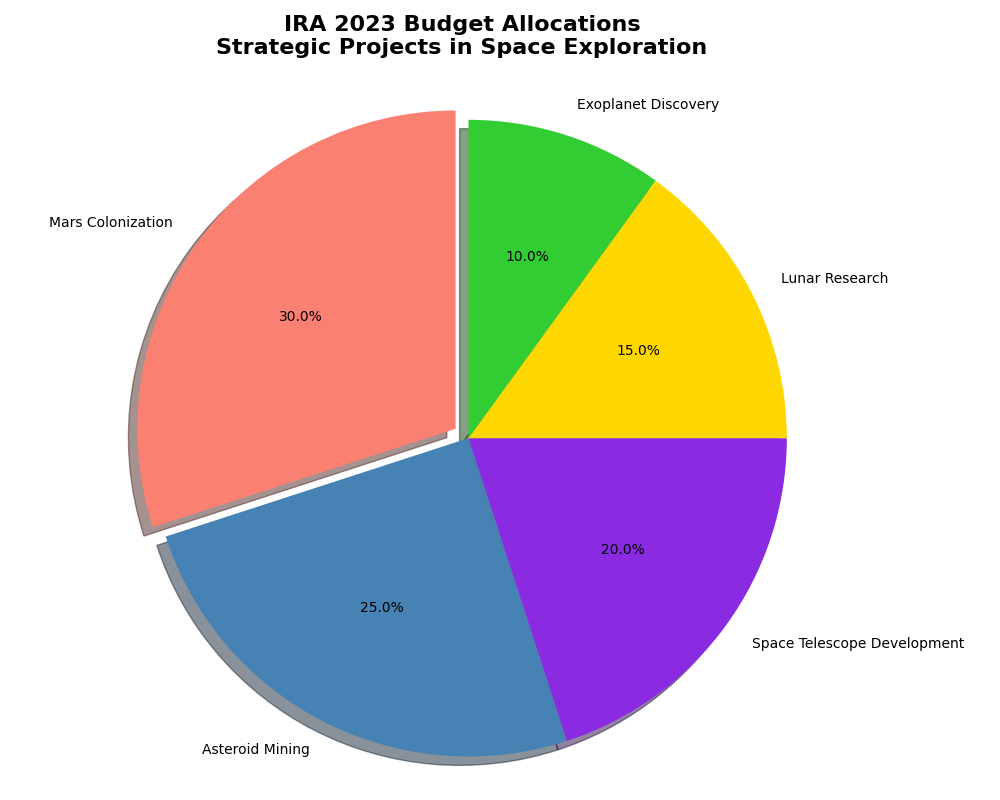

Reproduce this figure in Python.
import matplotlib.pyplot as plt

projects = ['Mars Colonization', 'Asteroid Mining', 'Space Telescope Development', 
            'Lunar Research', 'Exoplanet Discovery']
budget_allocations = [30, 25, 20, 15, 10]

# New set of colors for the chart
colors = ['#fa8072', '#4682b4', '#8a2be2', '#ffd700', '#32cd32']

plt.figure(figsize=(10, 8))
wedges, texts, autotexts = plt.pie(budget_allocations, 
                                   labels=projects, 
                                   colors=colors, 
                                   autopct='%1.1f%%',
                                   startangle=90, 
                                   explode=(0.05, 0, 0, 0, 0),
                                   shadow=True)

for autotext in autotexts:
    autotext.set_color('black')
    autotext.set_fontsize(10)

plt.axis('equal')  
plt.title('IRA 2023 Budget Allocations\nStrategic Projects in Space Exploration', 
          fontsize=16, fontweight='bold', pad=20)

plt.tight_layout()
plt.show()
